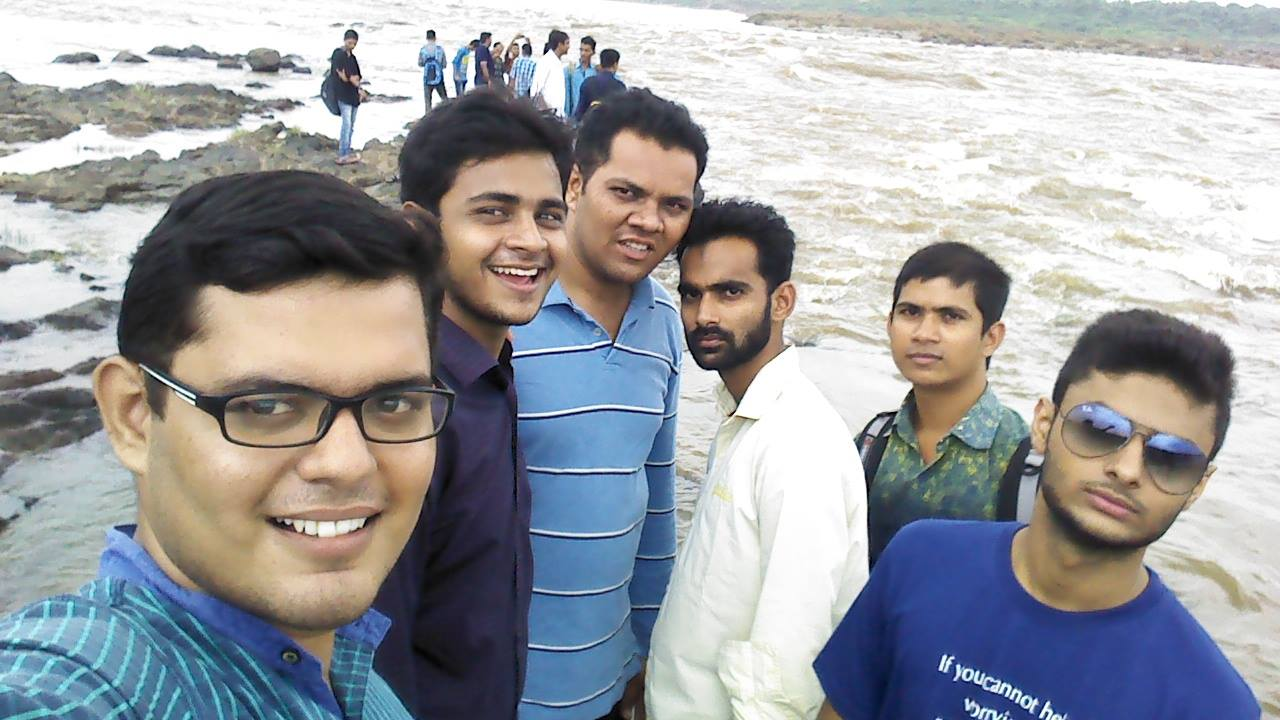
#> input picture open_cv/bhaibhai.jpg, 1280 x 720 px
$ python Face_detection.py
#> lines starting #> are read from the running program, lines starting #| are printed output that depends on the picture; after the words box and inside, x2 and y2 are one past the last pixel; in counts of white or black regions, pixels touching at a corner belong together
# -*- coding: utf-8 -*-
"""
Created on Sun May 12 04:16:09 2019

@author: shujat
"""

import numpy as np
import cv2

face_cascade=cv2.CascadeClassifier("/usr/local/share/OpenCV/haarcascades/haarcascade_frontalface_default.xml")
eye_cascade = cv2.CascadeClassifier('/usr/local/share/OpenCV/haarcascades/haarcascade_eye.xml')
img=cv2.imread('bhaibhai.jpg')
#> img is the input picture: shape (720, 1280, 3); mean B, G, R 161.7, 157.8, 156
gray=cv2.cvtColor(img,cv2.COLOR_BGR2GRAY)
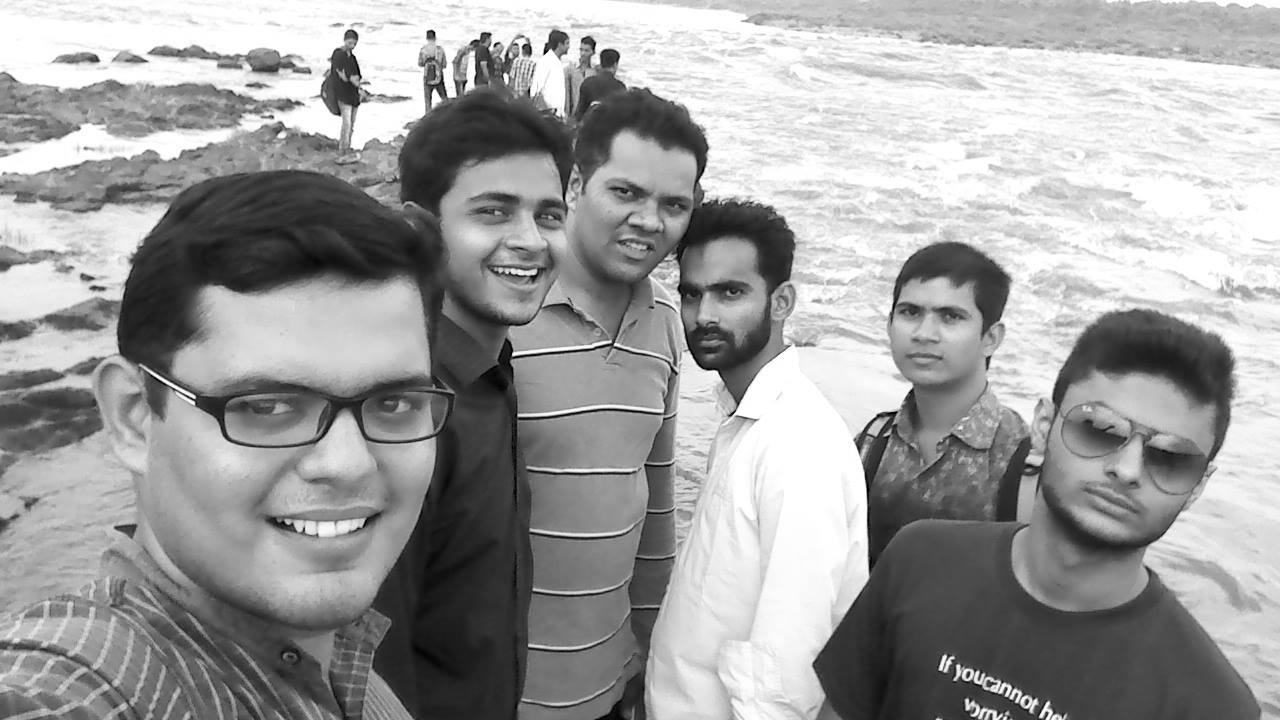
#> gray: shape (720, 1280); min 0, max 255, mean 157.7

faces=face_cascade.detectMultiScale(gray,1.3,5)
#> faces = [[651, 247, 122, 122], [872, 270, 115, 115], [578, 144, 139, 139], [432, 147, 165, 165], [1034, 373, 192, 192], [162, 286, 318, 318]]
for(x,y,w,h) in faces:
    cv2.rectangle(img,(x,y),(x+w,y+h),(255,0,0),2)
    roi_gray=gray[y:y+h,x:x+w]
    roi_color=img[y:y+h,x:x+w]
    eyes=eye_cascade.detectMultiScale(roi_gray)
    for(ex,ey,ew,eh) in eyes:
        cv2.rectangle(roi_color,(ex,ey),(ex+ew,ey+eh),(0,255,0),2)
#> this loop made 6 passes
#> (x, y, w, h, eyes) on passes 1 to 4: (651, 247, 122, 122, [[63, 30, 29, 29]]), (872, 270, 115, 115, [[26, 29, 25, 25], [62, 33, 26, 26]]), (578, 144, 139, 139, [[33, 35, 26, 26], [85, 51, 22, 22]]), (432, 147, 165, 165, [[97, 49, 40, 40], [51, 112, 23, 23], [37, 39, 50, 50]])
#> pass 1, `roi_gray=gray[y:y+h,x:x+w]`:
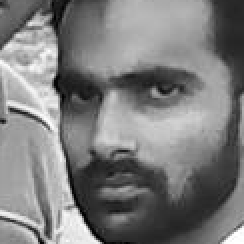
#> roi_gray: shape (122, 122) (shown 2 times larger); min 0, max 255, mean 125.1
#> pass 1, `roi_color=img[y:y+h,x:x+w]`:
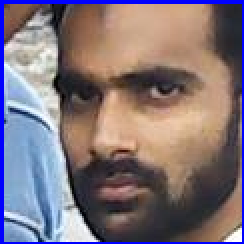
#> roi_color: shape (122, 122, 3) (shown 2 times larger); mean B, G, R 122.6, 115.6, 129.2
#> pass 2, `roi_color=img[y:y+h,x:x+w]`:
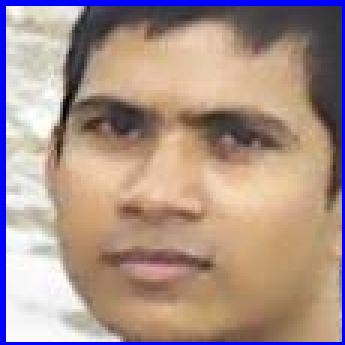
#> roi_color: shape (115, 115, 3) (shown 3 times larger); mean B, G, R 138.2, 146.2, 169.7
#> after the loop:
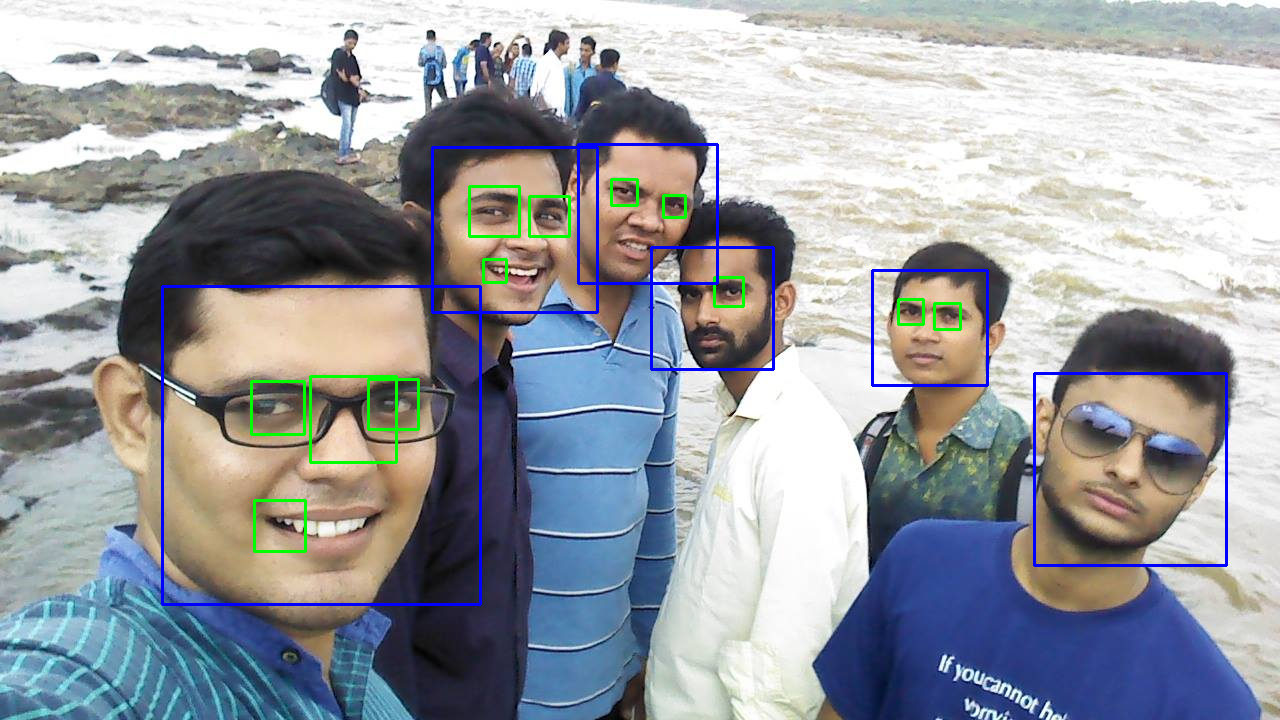
#> img: shape (720, 1280, 3); 1.98% of pixels changed, all inside (x1, y1, x2, y2) = (161, 143, 1228, 606)
#> after the loop:
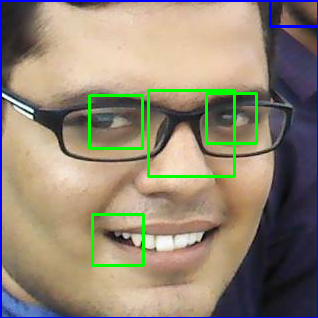
#> roi_color: shape (318, 318, 3); mean B, G, R 116.2, 134, 145.3
#> after the loop:
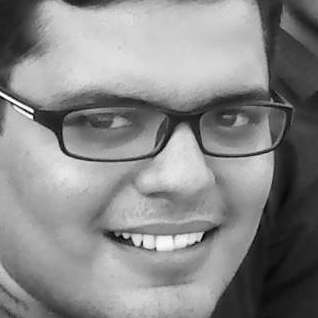
#> roi_gray: shape (318, 318); min 0, max 254, mean 136.4

cv2.imshow('img',img)
cv2.waitKey(0)
cv2.destroyAllWindows

img=cv2.imread('bhaibhai.jpg')
gray=cv2.cvtColor(img,cv2.COLOR_BGR2GRAY)

#> (the run stopped early here; a loop or call above may not have finished)

$ run again, with open_cv/Face_and_Eye(Detection).png saved as open_cv/bhaibhai.jpg
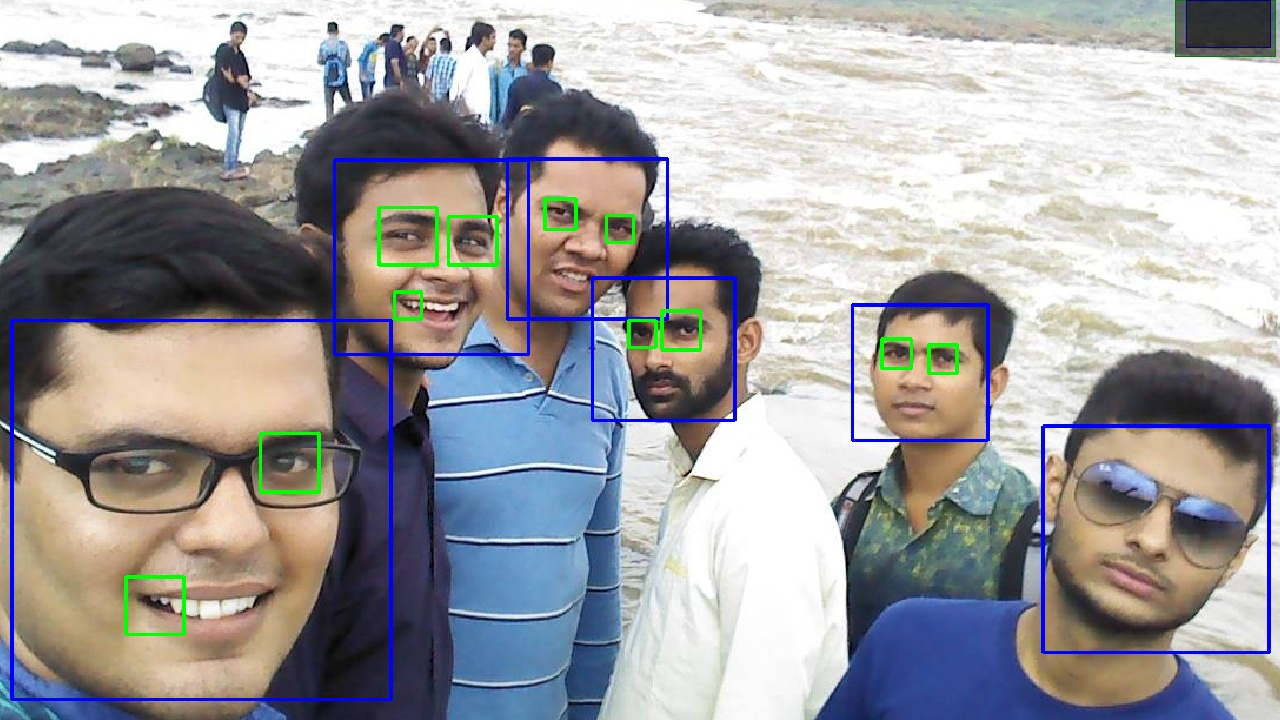
#> input picture open_cv/Face_and_Eye(Detection).png, 1280 x 720 px
#> img is the input picture: shape (720, 1280, 3); mean B, G, R 160, 157.5, 158.3
#> `gray=cv2.cvtColor(img,cv2.COLOR_BGR2GRAY)`:
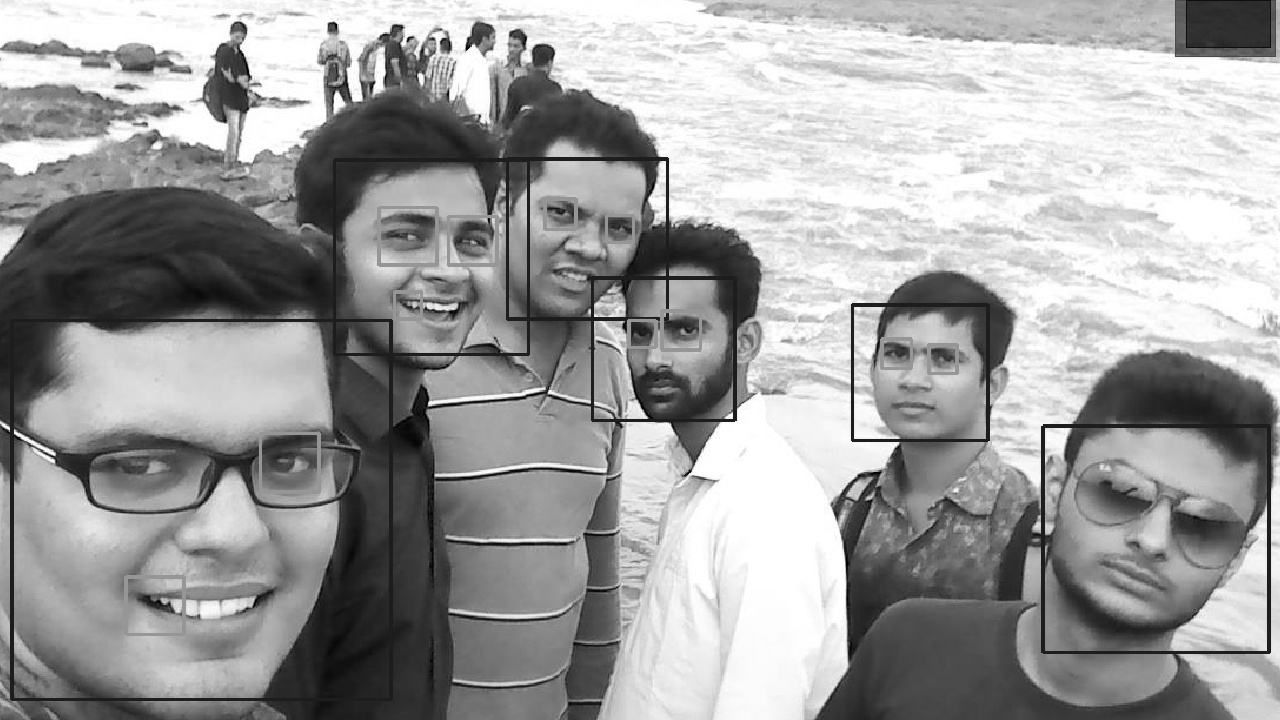
#> gray: shape (720, 1280); min 0, max 255, mean 158
#> faces = [[853, 305, 136, 136], [331, 152, 206, 206]]
#> the loop `for(x,y,w,h) in faces:` made 2 passes
#> (x, y, w, h, eyes) on passes 1 to 2: (853, 305, 136, 136, [[70, 33, 38, 38], [28, 29, 37, 37]]), (331, 152, 206, 206, [[47, 62, 46, 46], [117, 65, 46, 46]])
#> after the loop `for(x,y,w,h) in faces:`:
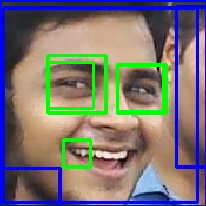
#> roi_color: shape (206, 206, 3); mean B, G, R 116.1, 116.1, 121.8
